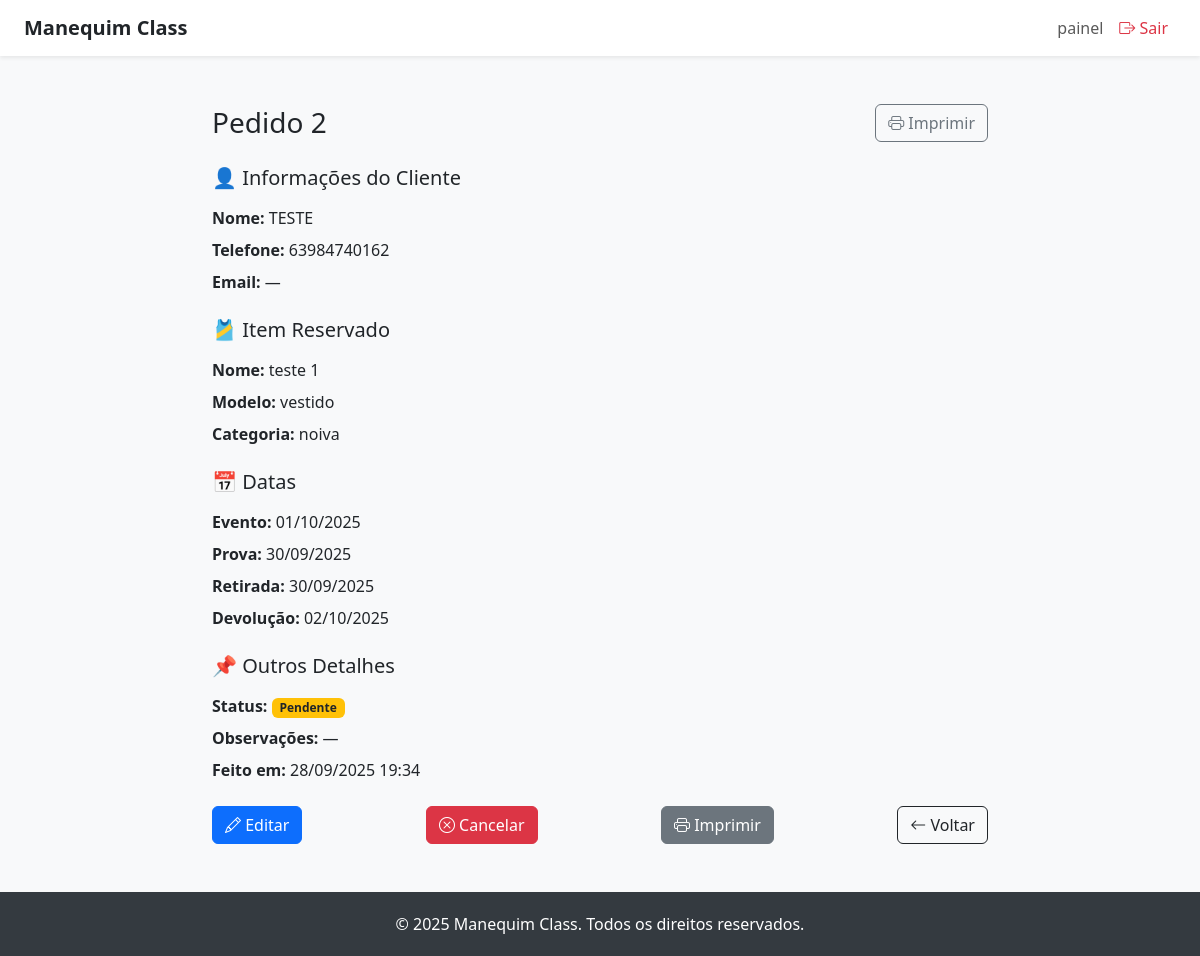
/pedido/2 (signed in), run on an earlier commit of the app's database.
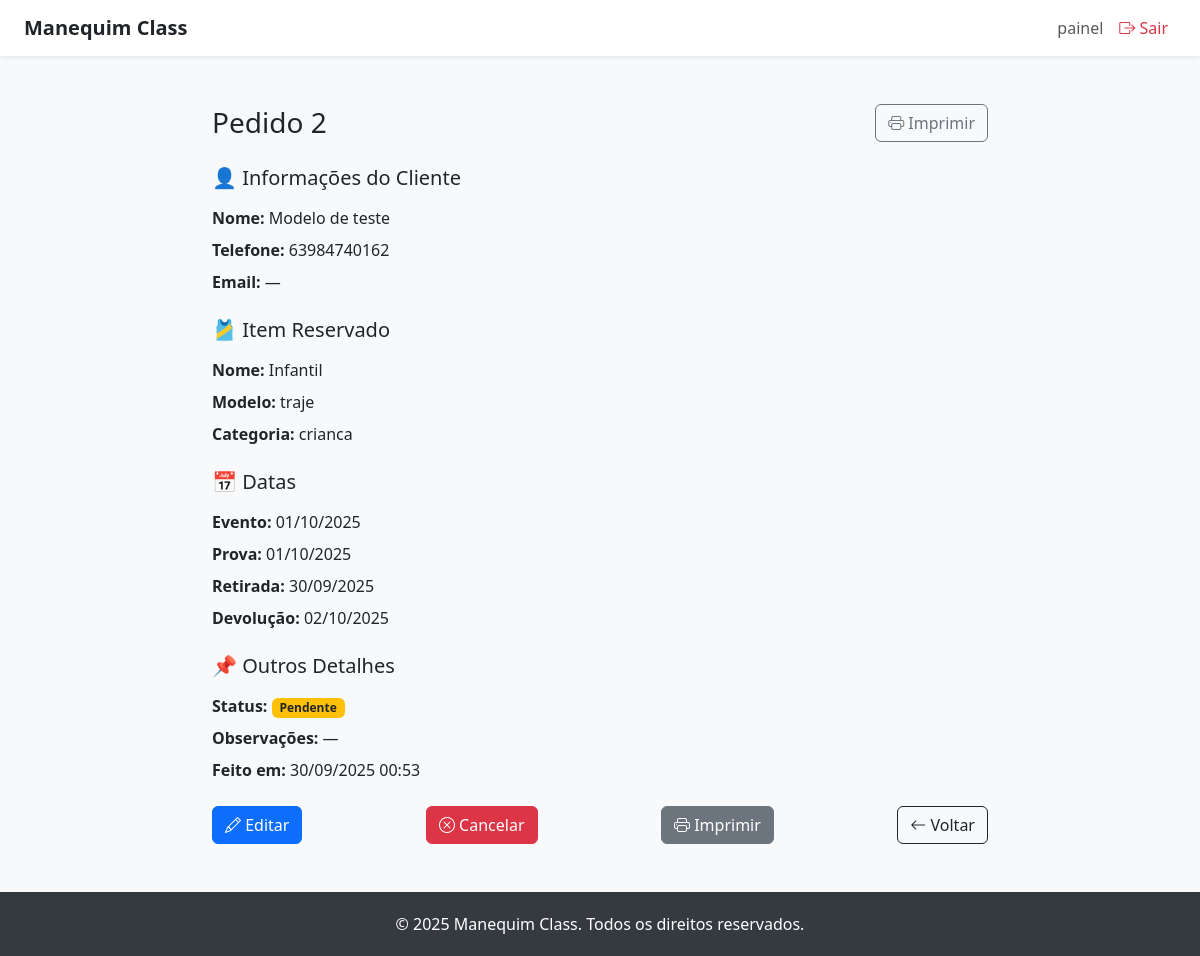
And on a later commit of the database.
### models.py (models this page shows, shortened)
class Cliente(db.Model):
    __tablename__ = 'cliente'
    id = db.Column(db.Integer, primary_key=True)
    nome = db.Column(db.String(100), nullable=False)
    telefone = db.Column(db.String(20), nullable=False)
    cpf_cnpj = db.Column(db.String(20), nullable=False)
    endereco = db.Column(db.String(200), nullable=True)
    cidade = db.Column(db.String(100), nullable=False)
    criado_em = db.Column(db.DateTime, default=datetime.utcnow)

class Item(db.Model):
    __tablename__ = 'item'
    id = db.Column(db.Integer, primary_key=True)
    nome = db.Column(db.String(100), nullable=False)
    modelo = db.Column(db.String(50), nullable=False)        # vestido ou traje
    tipo = db.Column(db.String(50), nullable=False)          # aluguel ou venda
    categoria = db.Column(db.String(50), nullable=False)     # noiva, formatura, etc.
    descricao = db.Column(db.Text)
    imagem_principal = db.Column(db.String(100))             # primeira imagem
    disponivel = db.Column(db.Boolean, default=True)
    data_upload = db.Column(db.DateTime, default=datetime.utcnow)
    data_evento = db.Column(db.Date)  # opcional
    imagens = db.relationship('Imagem', backref='item', lazy=True, cascade='all, delete-orphan')
    reservas = db.relationship('Reserva', backref='item', lazy=True)

class Pedido(db.Model):
    __tablename__ = 'pedido'
    id = db.Column(db.Integer, primary_key=True)
    cliente_id = db.Column(db.Integer, db.ForeignKey('cliente.id'), nullable=False)
    item_id = db.Column(db.Integer, db.ForeignKey('item.id'), nullable=False)
    data_evento = db.Column(db.Date, nullable=False)
    data_prova = db.Column(db.Date, nullable=True)
    data_retirada = db.Column(db.Date, nullable=True)
    data_devolucao = db.Column(db.Date, nullable=True)
    observacoes = db.Column(db.Text, nullable=True)
    criado_em = db.Column(db.DateTime, default=datetime.utcnow)
    cliente = db.relationship('Cliente', backref='pedidos')
    item = db.relationship('Item', backref='pedidos')

### app.py (the view)
@app.route('/pedido/<int:pedido_id>')
@login_required
def ver_pedido(pedido_id):
    pedido = Pedido.query.get_or_404(pedido_id)
    cliente = Cliente.query.get(pedido.cliente_id)
    item = Item.query.get(pedido.item_id)
    return render_template('ver_pedido.html', pedido=pedido, cliente=cliente, item=item)

### app.py (called while the page is built)
@login_manager.user_loader
def load_user(user_id):
    return Usuario.query.get(int(user_id))

@app.context_processor
def inject_now():
    from datetime import datetime
    return {'now': datetime.now}

### templates/ver_pedido.html (shortened to what this page needs)
{% extends 'base.html' %}
{% block content %}
<div class="container" style="max-width: 800px;">
  <div class="d-flex justify-content-between align-items-center mb-4 no-print">
    <h3 class="mb-0">Pedido {{ pedido.id }}</h3>
    <button onclick="window.print()" class="btn btn-outline-secondary">
      <i class="bi bi-printer"></i> Imprimir
    </button>
  </div>
  <div class="mb-4">
    <h5 class="mb-3">👤 Informações do Cliente</h5>
    <div class="linha"><strong>Nome:</strong> {{ cliente.nome }}</div>
    <div class="linha"><strong>Telefone:</strong> {{ cliente.telefone }}</div>
    <div class="linha"><strong>Email:</strong> {{ cliente.email or '—' }}</div>
  </div>
  <div class="mb-4">
    <h5 class="mb-3">🎽 Item Reservado</h5>
    <div class="linha"><strong>Nome:</strong> {{ item.nome }}</div>
    <div class="linha"><strong>Modelo:</strong> {{ item.modelo }}</div>
    <div class="linha"><strong>Categoria:</strong> {{ item.categoria or '—' }}</div>
  </div>
  <div class="mb-4">
    <h5 class="mb-3">📅 Datas</h5>
    <div class="linha"><strong>Evento:</strong> {{ pedido.data_evento.strftime('%d/%m/%Y') }}</div>
    <div class="linha"><strong>Prova:</strong> {{ pedido.data_prova.strftime('%d/%m/%Y') if pedido.data_prova else '—' }}</div>
    <div class="linha"><strong>Retirada:</strong> {{ pedido.data_retirada.strftime('%d/%m/%Y') }}</div>
    <div class="linha"><strong>Devolução:</strong> {{ pedido.data_devolucao.strftime('%d/%m/%Y') }}</div>
  </div>
  <div class="mb-4">
    <h5 class="mb-3">📌 Outros Detalhes</h5>
    <div class="linha"><strong>Status:</strong>
      {% if pedido.cancelado %}
        <span class="badge bg-danger">Cancelado</span>
      {% elif pedido.confirmado %}
        <span class="badge bg-success">Confirmado</span>
      {% else %}
        <span class="badge bg-warning text-dark">Pendente</span>
      {% endif %}
    </div>
    <div class="linha"><strong>Observações:</strong> {{ pedido.observacoes or '—' }}</div>
    <div class="linha"><strong>Feito em:</strong> {{ pedido.criado_em.strftime('%d/%m/%Y %H:%M') }}</div>
  </div>
  <div class="d-flex flex-wrap gap-2 justify-content-between no-print">
    <a href="{{ url_for('editar_pedido', pedido_id=pedido.id) }}" class="btn btn-primary">
      <i class="bi bi-pencil"></i> Editar
    </a>
    <a href="{{ url_for('index', pedido_id=pedido.id) }}" class="btn btn-danger">
      <i class="bi bi-x-circle"></i> Cancelar
    </a>
    <a href="{{ url_for('imprimir_pedido', pedido_id=pedido.id) }}" class="btn btn-secondary" target="_blank">
      <i class="bi bi-printer"></i> Imprimir
    </a>
    <a href="{{ url_for('pedidos') }}" class="btn btn-outline-dark">
      <i class="bi bi-arrow-left"></i> Voltar
    </a>
  </div>
</div>
{% endblock %}

What changed in the data, as far as the page shows it:
no longer on this page (row edited): Item: nome "teste 1", modelo "vestido", categoria "noiva"
changed Pedido id 2: data_prova "30/09/2025" → "01/10/2025"; criado_em "28/09/2025 19:34" → "30/09/2025 00:53"
changed Cliente: nome "TESTE" → "Modelo de teste"
now on this page (row edited): Item: nome "Infantil", modelo "traje", categoria "crianca"
